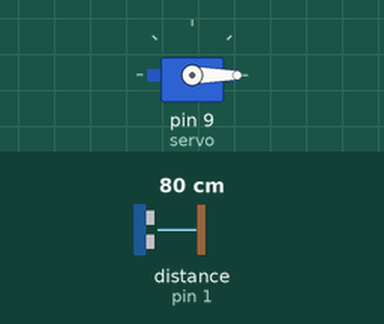
Bench run of a sketch on a simulated Arduino Uno, built with avr-gcc and run on an emulated ATmega328P. On the bench: servo. Wiring (inferred from the names in the program): ultrasonic range finder: trigger pin 2; echo pin 1. The inputs (shaded band) are chosen by the test bench; at power-on: distance to the obstacle (sensor on pin 1) 80 cm. The echo pulse lasts 58.3 µs per cm.

Above: at 1.2 s.
1.3 s: distance to the obstacle (sensor on pin 1) set to 2 cm
At 3.6 s:
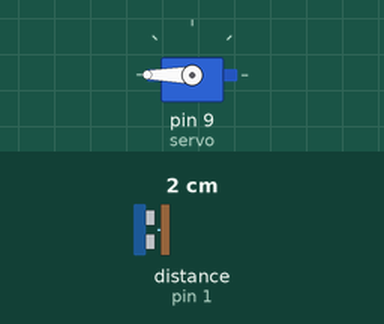
Timing chart, 0 to 5.1 s (numbered marks = the images above; inputs shaded):
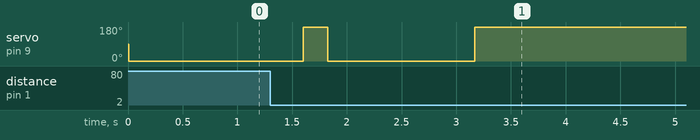

Measured:
- after the input at 1.3 s, servo on pin 9 (servo): 0° → 180° after 0.30 s, → 0° 0.22 s later, → 180° 1.3 s later

The sketch:

bus_algo_exp.ino
```cpp
/*
Bus Brake Sensor Experimental (DPSM Carnival Project)
*/

#include <Servo.h>
#define trig 2
#define echo 1

Servo servo; // servo
long duration; // ultrasonic sensor duration
int distance; // ultrasonic sensor distance
int range; // range of ultrasonic sensor
int pos; // position of servo
int max; // max position of server

void setup() {
  servo.attach(9);
  pos = 0;
  max = 105;
  range = 30;
  pinMode(trig, OUTPUT); // sets the trigPin as an Output
  pinMode(echo, INPUT); // sets the echoPin as an Input
}

void loop() {
  checkUltraSensor();
  if(distance <= range) {
    openDoor();
  } else {
    closeDoor();
  }
}

void revalidate() {
  int i = 0;
  for (i = 0; i <= max; i += 1) {
    servo.write(i);
    delayMicroseconds(15);
  }
  for (i = max; i >= 0; i -= 1) {
    servo.write(i);
    delayMicroseconds(15);
  }
}

void checkUltraSensor() {
  digitalWrite(trig, LOW); // makes trigPin low
  delayMicroseconds(5); // 2 micro second delay

  // to release a sound signal for echo
  digitalWrite(trig, HIGH); // tigPin high
  delayMicroseconds(10); // trigPin high for 10 micro seconds
  digitalWrite(trig, LOW); // trigPin low

  duration = pulseIn(echo, HIGH); // read echo pin, time in microseconds
  distance = duration * 0.034 / 2; // calculating actual/real distance
}

int checkIfDoorOpen() {
  if (pos == 0) return 0; // full close
  else if (pos >= 0 && pos <= max) return 1; // semi/partial
  else if (pos == max) return 2; // full open
}

void openDoor() {
  // open door one notch
  pos += 1;
  servo.write(pos);
}

void closeDoor() {
  // close door one notch
  pos -= 1;
  servo.write(pos);
}
```
